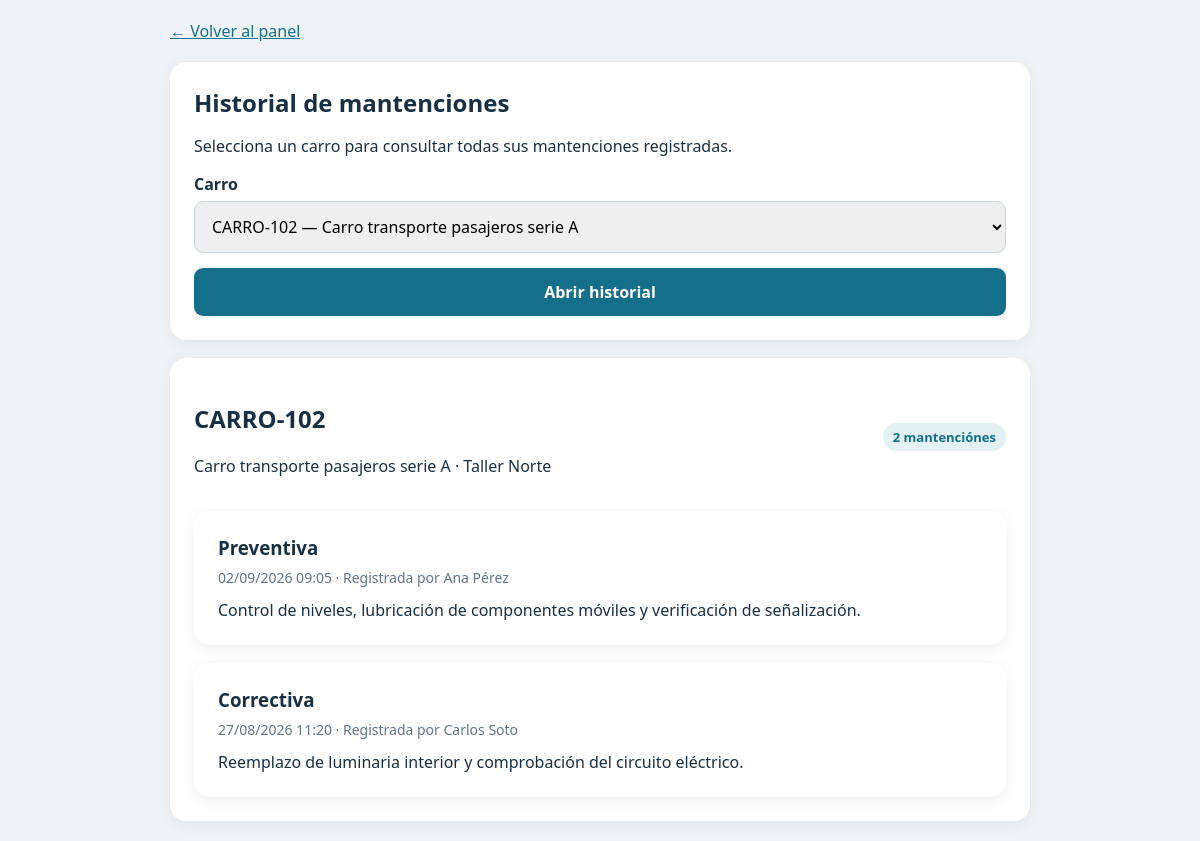
The app's page /historial.php?carro=CARRO-102 (signed in) with its own data.
### tables this page shows
CREATE TABLE IF NOT EXISTS carros (
  id INT UNSIGNED AUTO_INCREMENT PRIMARY KEY,
  codigo VARCHAR(80) NOT NULL UNIQUE,
  descripcion VARCHAR(255) NULL,
  ubicacion VARCHAR(120) NULL,
  activo TINYINT(1) NOT NULL DEFAULT 1,
  creado_en TIMESTAMP NOT NULL DEFAULT CURRENT_TIMESTAMP
);

CREATE TABLE IF NOT EXISTS mantenciones (
  id BIGINT UNSIGNED AUTO_INCREMENT PRIMARY KEY,
  carro_id INT UNSIGNED NOT NULL,
  usuario_id INT UNSIGNED NOT NULL,
  tipo ENUM('Preventiva','Correctiva') NOT NULL,
  descripcion TEXT NOT NULL,
  foto VARCHAR(255) NULL,
  realizada_en TIMESTAMP NOT NULL DEFAULT CURRENT_TIMESTAMP,
  CONSTRAINT fk_mant_carro FOREIGN KEY (carro_id) REFERENCES carros(id) ON DELETE RESTRICT ON UPDATE CASCADE,
  CONSTRAINT fk_mant_usuario FOREIGN KEY (usuario_id) REFERENCES usuarios(id) ON DELETE RESTRICT ON UPDATE CASCADE,
  INDEX idx_mant_carro_fecha (carro_id, realizada_en)
);

CREATE TABLE IF NOT EXISTS usuarios (
  id INT UNSIGNED AUTO_INCREMENT PRIMARY KEY,
  nombre VARCHAR(120) NOT NULL,
  correo VARCHAR(190) NOT NULL UNIQUE,
  password_hash VARCHAR(255) NOT NULL,
  rol ENUM('operario','supervisor') NOT NULL DEFAULT 'operario',
  activo TINYINT(1) NOT NULL DEFAULT 1,
  creado_en TIMESTAMP NOT NULL DEFAULT CURRENT_TIMESTAMP
);

### db.php (called while the page is built, shortened)
<?php
function db(): PDO
{
    static $pdo = null;
    if ($pdo instanceof PDO) {
        return $pdo;
    }
    $dsn = 'mysql:host=' . DB_HOST . ';dbname=' . DB_NAME . ';charset=utf8mb4';
    $pdo = new PDO($dsn, DB_USER, DB_PASS, [
        PDO::ATTR_ERRMODE => PDO::ERRMODE_EXCEPTION,
        PDO::ATTR_DEFAULT_FETCH_MODE => PDO::FETCH_ASSOC,
        PDO::ATTR_EMULATE_PREPARES => false,
    ]);
    return $pdo;
}
function e(?string $value): string
{
    return htmlspecialchars($value ?? '', ENT_QUOTES | ENT_SUBSTITUTE, 'UTF-8');
}

### historial.php (the view, shortened to what this page needs)
<?php
$carros = db()->query('SELECT id, codigo, descripcion FROM carros WHERE activo=1 ORDER BY codigo')->fetchAll();
$codigoSeleccionado = trim((string) ($_GET['carro'] ?? ''));
$carroSeleccionado = null;
$historial = [];
if ($codigoSeleccionado !== '') {
    $stmt = db()->prepare('SELECT id, codigo, descripcion, ubicacion FROM carros WHERE codigo = ? AND activo = 1 LIMIT 1');
    $stmt->execute([$codigoSeleccionado]);
    $carroSeleccionado = $stmt->fetch();
    if (!$carroSeleccionado) {
        $error = 'El carro seleccionado no existe o está inactivo.';
    } else {
        $stmt = db()->prepare('SELECT m.id, m.tipo, m.descripcion AS trabajo, m.foto, m.realizada_en, u.nombre AS trabajador
            FROM mantenciones m
            INNER JOIN usuarios u ON u.id = m.usuario_id
            WHERE m.carro_id = ?
            ORDER BY m.realizada_en DESC, m.id DESC');
        $stmt->execute([(int) $carroSeleccionado['id']]);
        $historial = $stmt->fetchAll();
    }
}
?><!doctype html>
<html lang="es">
<head>
</head>
<body><main class="wrap">
<a class="back" href="panel.php">← Volver al panel</a>
<section class="box">
<div class="header"><h1>Historial de mantenciones</h1></div>
<p>Selecciona un carro para consultar todas sus mantenciones registradas.</p>
<form method="get">
<label for="carro">Carro</label>
<select id="carro" name="carro" required>
<?php foreach($carros as $carro): ?>
<option value="<?=e($carro['codigo'])?>" <?=$codigoSeleccionado===$carro['codigo']?'selected':''?>><?=e($carro['codigo'])?><?= $carro['descripcion'] ? ' — '.e($carro['descripcion']) : ''?></option>
<?php endforeach; ?>
</select>
<button type="submit">Abrir historial</button>
</form>
</section>
<?php if($carroSeleccionado): ?>
<section class="box">
<div class="header"><div><h2><?=e($carroSeleccionado['codigo'])?></h2><p><?=e($carroSeleccionado['descripcion'] ?? '')?><?= $carroSeleccionado['ubicacion'] ? ' · '.e($carroSeleccionado['ubicacion']) : ''?></p></div><span class="badge"><?=count($historial)?> mantención<?=count($historial)===1?'':'es'?></span></div>
<?php if(!$historial): ?>
<div class="empty">No hay mantenciones registradas para este carro.</div>
<?php else: ?>
<?php foreach($historial as $registro): ?>
<article class="item">
<h3><?=e($registro['tipo'])?></h3>
<div class="meta"><?=e(date('d/m/Y H:i', strtotime($registro['realizada_en'])))?> · Registrada por <?=e($registro['trabajador'])?></div>
<div><?=nl2br(e($registro['trabajo']))?></div>
</article>
<?php endforeach; ?>
<?php endif; ?>
</section>
<?php endif; ?>
</main></body></html>

### historial.php (style rules this page uses)
* { box-sizing:border-box }
body { margin:0;background:#eef3f7;color:#183044;font:16px system-ui,sans-serif }
.wrap { max-width:900px;margin:auto;padding:20px }
.box,.item { background:white;padding:24px;border-radius:16px;box-shadow:0 3px 15px #18304412;margin-top:18px }
label { display:block;margin:0 0 6px;font-weight:700 }
select,button { width:100%;padding:13px;border:1px solid #c8d4de;border-radius:9px;font:inherit }
button { margin-top:15px;background:#136f8a;color:white;border:0;font-weight:700 }
a { color:#136f8a }
.item h3 { margin:0 0 8px }
.meta { color:#607587;font-size:14px;margin-bottom:12px }
.back { display:inline-block;margin-bottom:2px }
.header { display:flex;justify-content:space-between;gap:15px;align-items:center;flex-wrap:wrap }
.header h1 { margin:0 }
.badge { display:inline-block;padding:5px 10px;border-radius:20px;background:#e3f1f5;color:#136f8a;font-weight:700;font-size:13px }

### records on screen
carros: codigo "CARRO-102", descripcion "Carro transporte pasajeros serie A", ubicacion "Taller Norte"
mantenciones: tipo "Preventiva", realizada_en "02/09/2026 09:05", usuario.nombre "Ana Pérez", descripcion "Control de niveles, lubricación de componentes móviles y verificación de señalización."
mantenciones: tipo "Correctiva", realizada_en "27/08/2026 11:20", usuario.nombre "Carlos Soto", descripcion "Reemplazo de luminaria interior y comprobación del circuito eléctrico."

### other values on screen
count($historial) "2"
form field carro "CARRO-102 — Carro transporte pasajeros serie A"
